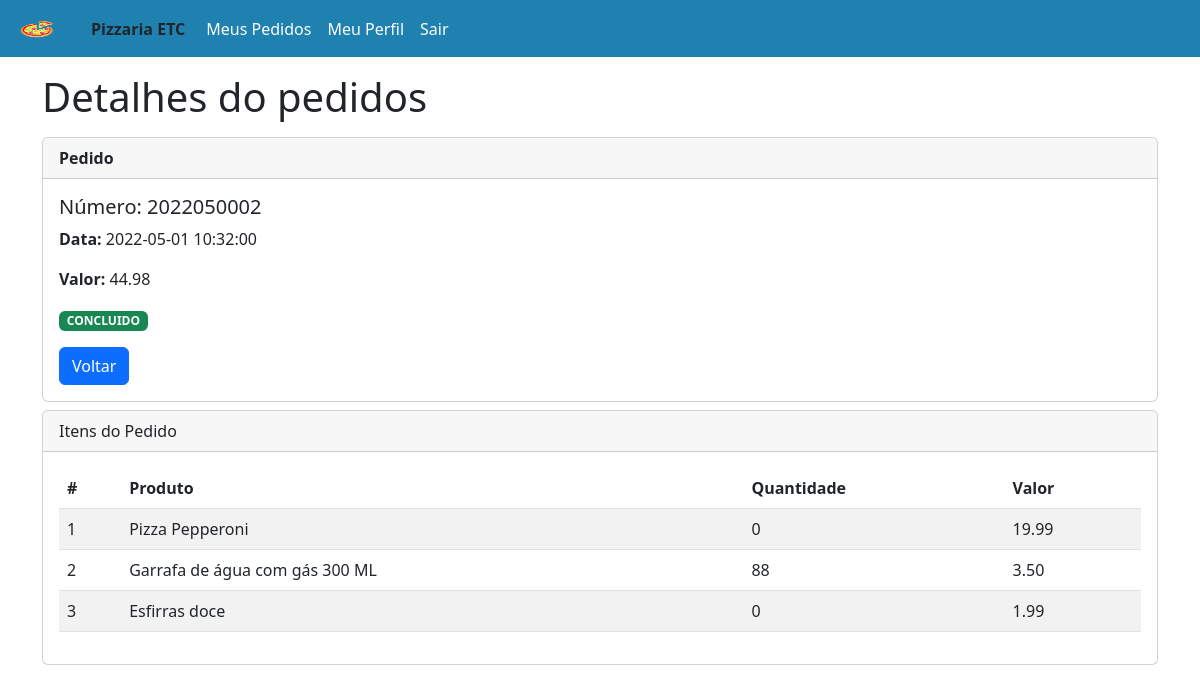
The app's page /View/usuarios/pedidos/detalhepedido.php?id=2 (signed in) with its own data.
### tables this page shows
CREATE TABLE `pedidos` (
  `ID` int(11) NOT NULL,
  `NUMERO` varchar(10) NOT NULL,
  `DATA` datetime DEFAULT current_timestamp(),
  `TOTAL` decimal(6,2) DEFAULT 0.00,
  `STATUS` enum('SOLICITADO','ANDAMENTO','CONCLUIDO','CANCELADO') DEFAULT 'SOLICITADO',
  `OBSERVACAO` varchar(255) DEFAULT NULL,
  `USUARIO_ID` int(11) NOT NULL
);

CREATE TABLE `pedidos_produtos` (
  `ID` int(11) NOT NULL,
  `VALOR` decimal(6,2) DEFAULT 0.00,
  `QUANTIDADE` int(11) DEFAULT 0,
  `PRODUTO_ID` int(11) NOT NULL,
  `PEDIDO_ID` int(11) NOT NULL
);

CREATE TABLE `produtos` (
  `ID` int(11) NOT NULL,
  `NOME` varchar(50) NOT NULL,
  `VALOR` decimal(6,2) DEFAULT 0.00,
  `QUANTIDADE` int(11) DEFAULT 0,
  `CATEGORIA` enum('REFRIGERANTE','AGUA','CERVEJA','SUCO','PIZZA','ESFIRRA') DEFAULT NULL,
  `IMAGEM` varchar(255) NOT NULL DEFAULT 'pizza-logo.png'
);

### App/Model/DAO/PedidosDAO.php (called while the page is built, shortened)
<?php
class PedidosDAO
{
  public function listarPedidosProdutosByIdPedidos($id)
  {
    try {
      $con = Conexao::getInstance();
      $sql = "SELECT pe.*, pp.*, pr.* FROM `pedidos_produtos` pp
              INNER JOIN `pedidos` pe ON pe.ID = pp.PEDIDO_ID
              INNER JOIN `produtos` pr ON pr.ID = pp.PRODUTO_ID
              WHERE pe.ID = ?;";
      $stmt = $con->prepare($sql);
      $stmt->bindValue(1, $id);
      $stmt->execute();
      $pedido = $stmt->fetchAll(PDO::FETCH_ASSOC);
      return $pedido;
    } catch (PDOException $e) {
      echo $e->getMessage();
    }
  }
}

### View/usuarios/pedidos/detalhepedido.php (the view, shortened to what this page needs)
<?php
require_once "../../layouts/header.php";
require_once  "../../layouts/menu.php";
require_once  "../../../App/Model/DAO/PedidosDAO.php";
$id = (int)$_GET['id'];
$pedidosDAO = new PedidosDAO();
$pedidos = $pedidosDAO->listarPedidosProdutosByIdPedidos($id);
$qtd = 1;
$pedido = $pedidos[0];
?>
<section class="container mt-3">
  <h1>Detalhes do pedidos</h1>
  <section class="mt-3">
    <div class="card">
      <div class="card-header">
        <strong>Pedido</strong>
      </div>
      <div class="card-body">
        <h5 class="card-title">Número: <span><?= $pedido['NUMERO']; ?></span></h5>
        <p class="card-text"><strong>Data: </strong><?= $pedido['DATA']; ?></p>
        <p class="card-text"><strong>Valor: </strong><?= $pedido['TOTAL']; ?></p>
        <p class="card-text"><span class="badge text-bg-<?= ($pedido['STATUS'] == 'CANCELADO' ? 'danger' : 'success'); ?>"><?= $pedido['STATUS']; ?></span></p>
        <a href="meuspedidos.php" class="btn btn-primary">Voltar</a>
      </div>
    </div>
  </section>
  <section class="mt-2 mb-3">
    <div class="card">
      <div class="card-header">
        Itens do Pedido
      </div>
      <div class="card-body">
        <table class="table table-striped table-hover">
          <thead>
            <tr>
              <th>#</th>
              <th>Produto</th>
              <th>Quantidade</th>
              <th>Valor</th>
            </tr>
          </thead>
          <tbody>
            <?php
            if ($pedidos) {
              foreach ($pedidos as $item) { ?>
                <tr>
                  <td><?= $qtd; ?></td>
                  <td><?= $item['NOME']; ?></td>
                  <td><?= $item['QUANTIDADE']; ?></td>
                  <td><?= $item['VALOR']; ?></td>
                </tr>
              <?php
                $qtd++;
              }
            } else { ?>
              <tr>
                <td colspan="4">Não existem itens cadastrados.</td>
              </tr>
            <?php } ?>
          </tbody>
        </table>
      </div>
    </div>
  </section>
</section>
<?php require_once "../../layouts/footer.php"; ?>

### records on screen
pedidos: NUMERO "2022050002", DATA "2022-05-01 10:32:00", TOTAL "44.98", STATUS "CONCLUIDO"
pedidos_produtos: PRODUTO_ID.NOME "Pizza Pepperoni", PRODUTO_ID.QUANTIDADE "0", PRODUTO_ID.VALOR "19.99"
pedidos_produtos: PRODUTO_ID.NOME "Garrafa de água com gás 300 ML", PRODUTO_ID.QUANTIDADE "88", PRODUTO_ID.VALOR "3.50"
pedidos_produtos: PRODUTO_ID.NOME "Esfirras doce", PRODUTO_ID.QUANTIDADE "0", PRODUTO_ID.VALOR "1.99"
